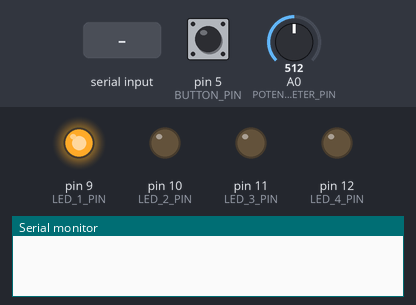
A sketch run on a simulated Arduino Uno, built with avr-gcc and run on an emulated ATmega328P. Parts: output pins drawn as LEDs (lit = HIGH), the last lines printed to the serial monitor. Inputs (shaded band) come from the test bench; at power-on: A0 (POTENTIOMETER_PIN) = 512, pin 5 (BUTTON_PIN) LOW.

Above: at 1.2 s.
1.3 s: A0 (POTENTIOMETER_PIN) set to 524
At 2.8 s:
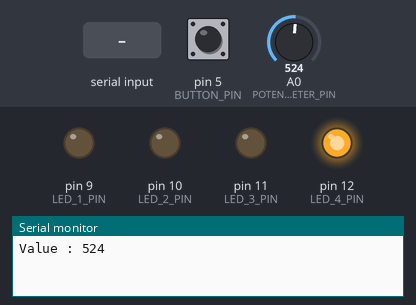
4.3 s: pin 5 (BUTTON_PIN) pulled HIGH for 0.15 s
At 5.6 s:
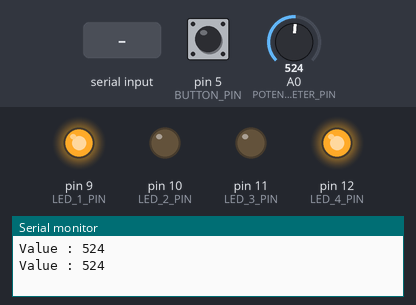
7.3 s: "90,45\n" received over Serial
At 9.1 s:
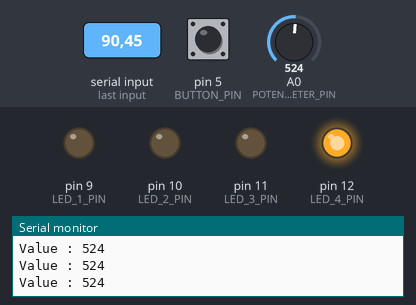
10.3 s: "30,150\n" received over Serial
At 10.9 s:
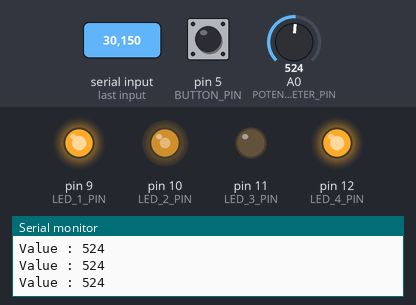
13.3 s: pin 5 (BUTTON_PIN) pulled HIGH for 1 s
At 14.1 s:
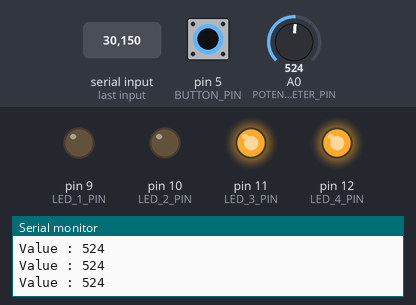
16.3 s: "5\n" received over Serial
At 17.1 s:
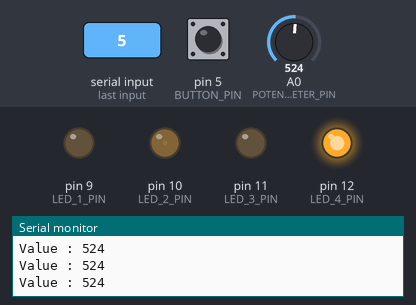
Timing chart, 0 to 20.3 s (numbered marks = the images above; inputs shaded):
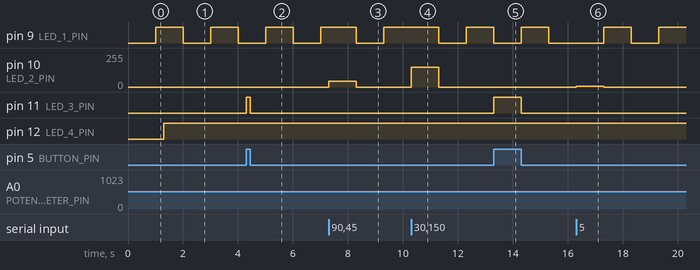

Measured:
- the behaviour switches between 512 and 513 on A0 (POTENTIOMETER_PIN) (found by bisection; images 0 and 1)
- after the input at 1.3 s, pin 12 (LED_4_PIN): LOW → HIGH at once
- after the input at 4.3 s, pin 11 (LED_3_PIN): LOW → HIGH at once, → LOW 0.15 s later
- after the input at 7.3 s, pin 10 (LED_2_PIN): 0/255 → 45/255 at once, → 0/255 1.0 s later
- after the input at 10.3 s, pin 10 (LED_2_PIN): 0/255 → 150/255 at once, → 0/255 1.0 s later
- after the input at 13.3 s, pin 11 (LED_3_PIN): LOW → HIGH at once, → LOW 1.0 s later
- after the input at 16.3 s, pin 10 (LED_2_PIN): 0/255 → 5/255 at once, → 0/255 1.0 s later

The sketch:

test-threads2.ino
```cpp
#define LED_1_PIN 9
#define LED_2_PIN 10
#define LED_3_PIN 11
#define LED_4_PIN 12

#define POTENTIOMETER_PIN A0

#define BUTTON_PIN 5

unsigned long previousTimeLed1 = millis();
long timeIntervalLed1 = 1000;
int ledState1 = LOW;

unsigned long previousTimeSerialPrintPotentiometer = millis();
long timeIntervalSerialPrint = 2000;

void setup() {
  // put your setup code here, to run once:
  Serial.begin(9600);

  pinMode(LED_1_PIN, OUTPUT);
  pinMode(LED_2_PIN, OUTPUT);
  pinMode(LED_3_PIN, OUTPUT);
  pinMode(LED_4_PIN, OUTPUT);
  pinMode(BUTTON_PIN, INPUT);
}

void loop() {
  // put your main code here, to run repeatedly:
  unsigned long currentTime = millis();

  // task 1
  if(currentTime - previousTimeLed1 > timeIntervalLed1) {
    previousTimeLed1 = currentTime;

    if (ledState1 == HIGH) {
      ledState1 = LOW;
    }
    else {
      ledState1 = HIGH;
    }

    digitalWrite(LED_1_PIN, ledState1);
  }

  // task 2
  if (Serial.available()) {
    int userInput = Serial.parseInt();
    if (userInput >= 0 && userInput < 256) {
      analogWrite(LED_2_PIN, userInput);
    }
  }

  // task 3
  if (digitalRead(BUTTON_PIN) == HIGH) {
     digitalWrite(LED_3_PIN, HIGH);
  }
  else {
    digitalWrite(LED_3_PIN, LOW);
  }

  // task 4
  int potentiometerValue = analogRead(POTENTIOMETER_PIN);
  if (potentiometerValue > 512) {
    digitalWrite(LED_4_PIN, HIGH);
  }
  else {
    digitalWrite(LED_4_PIN, LOW);
  }

  // task 5
  if (currentTime - previousTimeSerialPrintPotentiometer > timeIntervalSerialPrint) {
    previousTimeSerialPrintPotentiometer = currentTime;
    Serial.print("Value : ");
    Serial.println(potentiometerValue);
  }
}
```
